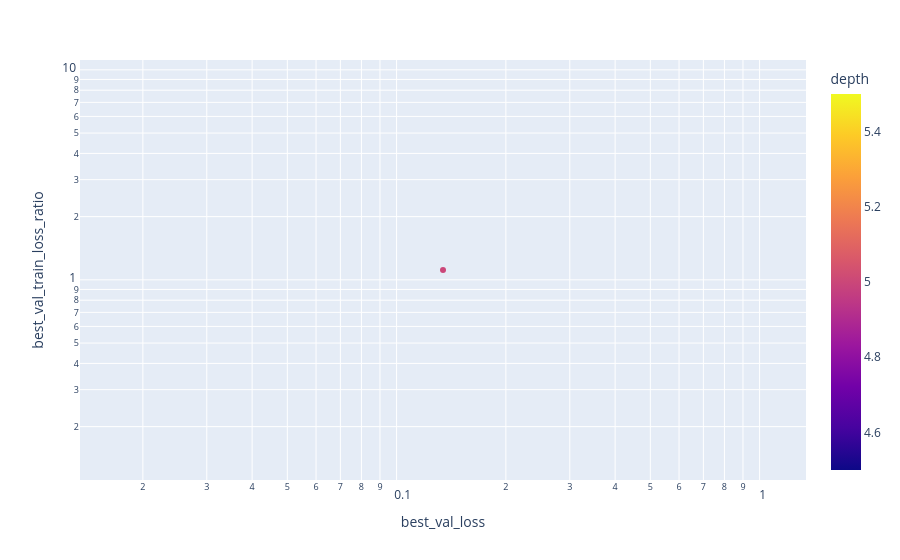

Source (notebook cell):
### Code cell
px.scatter(
    table,
    x="best_val_loss",
    y="best_val_train_loss_ratio",
    hover_name="version",
    log_x=True,
    log_y=True,
    color="depth",
).show()

### Figure 1 — Plotly figure (JSON) as saved in the notebook; plotly's stock layout.template omitted (floating-point values rounded to 4 significant figures)
{"data": [{"hovertemplate": "<b>%{hovertext}</b><br><br>best_val_loss=%{x}<br>best_val_train_loss_ratio=%{y}<br>depth=%{marker.color}<extra></extra>", "hovertext": ["2026-03-04-19-39-39-JCjMEuLN", "2026-03-04-19-26-59-DQJPQUgp"], "legendgroup": "", "marker": {"color": [5, 5], "coloraxis": "coloraxis", "symbol": "circle"}, "mode": "markers", "name": "", "orientation": "v", "showlegend": false, "type": "scatter", "x": [0.1342, NaN], "xaxis": "x", "y": [1.114, NaN], "yaxis": "y"}], "layout": {"coloraxis": {"colorbar": {"title": {"text": "depth"}}, "colorscale": [[0, "#0d0887"], [0.1111, "#46039f"], [0.2222, "#7201a8"], [0.3333, "#9c179e"], [0.4444, "#bd3786"], [0.5556, "#d8576b"], [0.6667, "#ed7953"], [0.7778, "#fb9f3a"], [0.8889, "#fdca26"], [1, "#f0f921"]]}, "legend": {"tracegroupgap": 0}, "margin": {"t": 60}, "xaxis": {"anchor": "y", "domain": [0, 1], "title": {"text": "best_val_loss"}, "type": "log"}, "yaxis": {"anchor": "x", "domain": [0, 1], "title": {"text": "best_val_train_loss_ratio"}, "type": "log"}}}
